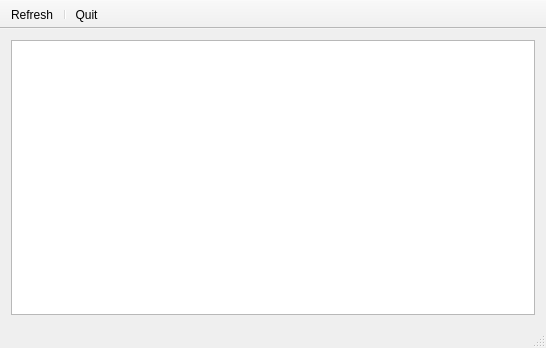
<?xml version="1.0" encoding="UTF-8"?>
<ui version="4.0">
 <class>MainWindow</class>
 <widget class="QMainWindow" name="MainWindow">
  <property name="geometry">
   <rect>
    <x>0</x>
    <y>0</y>
    <width>546</width>
    <height>348</height>
   </rect>
  </property>
  <property name="windowTitle">
   <string>Domainatrix Native Client</string>
  </property>
  <widget class="QWidget" name="centralWidget">
   <layout class="QGridLayout" name="gridLayout">
    <item row="0" column="0">
     <widget class="QTableView" name="dataTable">
      <property name="editTriggers">
       <set>QAbstractItemView::NoEditTriggers</set>
      </property>
      <property name="alternatingRowColors">
       <bool>true</bool>
      </property>
      <property name="selectionMode">
       <enum>QAbstractItemView::ExtendedSelection</enum>
      </property>
      <property name="verticalScrollMode">
       <enum>QAbstractItemView::ScrollPerPixel</enum>
      </property>
      <property name="horizontalScrollMode">
       <enum>QAbstractItemView::ScrollPerPixel</enum>
      </property>
      <property name="sortingEnabled">
       <bool>false</bool>
      </property>
      <attribute name="horizontalHeaderStretchLastSection">
       <bool>true</bool>
      </attribute>
     </widget>
    </item>
   </layout>
  </widget>
  <widget class="QToolBar" name="mainToolBar">
   <property name="movable">
    <bool>false</bool>
   </property>
   <attribute name="toolBarArea">
    <enum>TopToolBarArea</enum>
   </attribute>
   <attribute name="toolBarBreak">
    <bool>false</bool>
   </attribute>
   <addaction name="actionRefresh"/>
   <addaction name="separator"/>
   <addaction name="actionQuit"/>
  </widget>
  <widget class="QStatusBar" name="statusBar"/>
  <action name="actionRefresh">
   <property name="icon">
    <iconset theme="view-refresh">
     <normaloff>.</normaloff>.</iconset>
   </property>
   <property name="text">
    <string>Refresh</string>
   </property>
   <property name="toolTip">
    <string>Downloads new data from the server</string>
   </property>
   <property name="shortcut">
    <string>F5</string>
   </property>
  </action>
  <action name="actionQuit">
   <property name="icon">
    <iconset theme="application-exit">
     <normaloff>.</normaloff>.</iconset>
   </property>
   <property name="text">
    <string>Quit</string>
   </property>
   <property name="toolTip">
    <string>Closes the program</string>
   </property>
  </action>
 </widget>
 <layoutdefault spacing="6" margin="11"/>
 <resources/>
 <connections/>
</ui>
